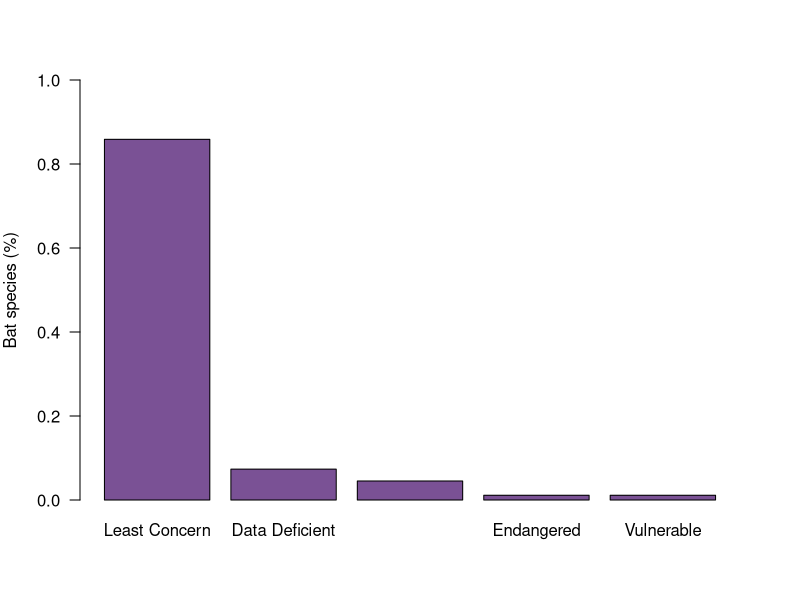

Recreate this plot in R.
#Figure 4. IUCN conservation status of the bat species

#Import data IUCN Red List of Threated Species (https://www.iucnredlist.org)
batIUCN<-read.csv("batIUCN.csv", sep=",")
head(batIUCN)

#Import data set
data2<-read.csv("BatFly_Bat_Pop.csv", sep=",")
bats<-unique(data2$CurrentBatSpecies)
cat<-NULL
for (i in 1:length(bats)){
  cat[[i]]<-ifelse(identical(batIUCN$redlistCategory[which(batIUCN$scientificName==bats[i])], character(0))
                   , NA,batIUCN$redlistCategory[which(batIUCN$scientificName==bats[i])]) 
}
cat<-unlist(cat)
batcat<-cbind(bats,cat)

#Plot

png("Figure_4.png", res = 300,
    width = 2500, height = 1500, unit = "px")

par(las=1, mar=c(5, 4, 4, 3))

barplot(sort(table(batcat[,2]), decreasing = T)/sum(table(batcat[,2])),
        horiz=F, ylab="Bat species (%)",
        col="#7a5195", ylim=c(0,1))

dev.off()
